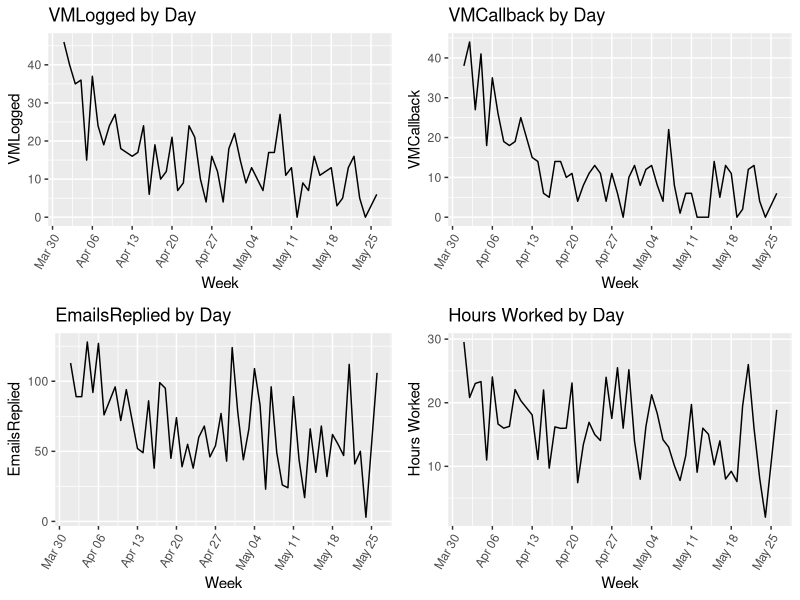

Generate this figure with R:
## ---- chunk 1
knitr::opts_chunk$set(echo = TRUE)
library(dplyr)
## ---- chunk 2

df <- read.csv('WFHReport.csv')
colnames(df) <- c("Timestamp", "Name", "ShiftName", "Date",
                  "TimeStart", "TimeEnd", "VMLogged", "VMCallback",
                  "EmailsReplied", "FavMoment", "Email")
df$Date <- as.Date(as.character(df$Date), format = "%m/%d/%Y")
df$Name <- as.character(df$Name)
df$ShiftName <- as.character(df$ShiftName)
## ---- chunk 3
knitr::kable(df %>% 
               group_by(Name) %>%
               summarize(Shifts = n()) %>%
               arrange(desc(Shifts)))
## ---- chunk 4
knitr::kable(df %>% 
               group_by(ShiftName) %>%
               summarize(Shifts = n()) %>%
               arrange(desc(Shifts)))
## ---- chunk 5
alldays <- seq(min(df$Date),max(df$Date), by = "1 day")
missingDates <- alldays[which(!alldays %in% df$Date)]
## ---- chunk 6
df$HoursWorked <- difftime(as.POSIXlt(paste(df$Date, df$TimeEnd), format = "%Y-%m-%d %r"), 
                           as.POSIXlt(paste(df$Date, df$TimeStart), format = "%Y-%m-%d %r"), 
                           units = "mins")
## ---- chunk 7
knitr::kable(df[df$HoursWorked<0 & !is.na(df$Name),
                c("Timestamp", "Name","Date","TimeStart", "TimeEnd")])
## ---- chunk 8
df$TimeEnd <- as.POSIXlt(paste(df$Date, df$TimeEnd), format = "%Y-%m-%d %r")
df$TimeStart <- as.POSIXlt(paste(df$Date, df$TimeStart), format = "%Y-%m-%d %r")
df$TimeEnd[df$HoursWorked<0] <- df$TimeEnd[df$HoursWorked<0] + 12*60*60

df$HoursWorked <- difftime(df$TimeEnd, df$TimeStart, units = "mins")
## ---- chunk 9
daily <- df %>%
  group_by(Date) %>% 
  summarise(VMLogged = sum(VMLogged),
            VMCallback = sum(VMCallback),
            EmailsReplied = sum(EmailsReplied),
            HoursWorked = round(sum(HoursWorked)/60, digits = 2))
daily$weekLabels <- cut(as.Date(daily$Date), "week")
weekLabels <- as.Date(as.character(unique(daily$weekLabels)), format = "%m/%d%/Y")

library(ggplot2)
library(lubridate)
library(gridExtra)

p1 <- ggplot(daily, aes(x=Date, y=as.numeric(HoursWorked))) +
  geom_line() + 
  xlab("Week") +
  ylab("Hours Worked") +
  ggtitle("Hours Worked by Day") +
  scale_x_date(date_breaks = "1 week", date_labels = "%b %d") +
  theme(axis.text.x=element_text(angle=60, hjust=1)) 

p2 <- ggplot(daily, aes(x=Date, y=as.numeric(VMLogged))) +
  geom_line() + 
  xlab("Week") +
  ylab("VMLogged") +
  ggtitle("VMLogged by Day") +
  scale_x_date(date_breaks = "1 week", date_labels = "%b %d") +
  theme(axis.text.x=element_text(angle=60, hjust=1)) 

p3 <- ggplot(daily, aes(x=Date, y=as.numeric(VMCallback))) +
  geom_line() + 
  xlab("Week") +
  ylab("VMCallback") +
  ggtitle("VMCallback by Day") +
  scale_x_date(date_breaks = "1 week", date_labels = "%b %d") +
  theme(axis.text.x=element_text(angle=60, hjust=1)) 

p4 <- ggplot(daily, aes(x=Date, y=as.numeric(EmailsReplied))) +
  geom_line() + 
  xlab("Week") +
  ylab("EmailsReplied") +
  ggtitle("EmailsReplied by Day") +
  scale_x_date(date_breaks = "1 week", date_labels = "%b %d") +
  theme(axis.text.x=element_text(angle=60, hjust=1)) 
## ---- chunk 10
grid.arrange(p2,p3,p4,p1, ncol = 2)
## ---- chunk 11
weekly <- daily %>%
               group_by(weekLabels) %>%
               summarise(Mean_VMLogged = round(mean(VMLogged),digits=2),
                         Mean_VMCallback = round(mean(VMCallback),digits=2),
                         Mean_EmailsReplied = round(mean(EmailsReplied),digits=2),
                         Mean_HoursWorked = as.numeric(round(mean(HoursWorked), digits=2)))
knitr::kable(weekly)
## ---- chunk 12
library(forecast)

for(i in 1:length(missingDates)){
  daily[nrow(daily)+1,] <- NA
  daily$Date[nrow(daily)] <- missingDates[i]
  daily$VMLogged[nrow(daily)] <- 0
  daily$VMCallback[nrow(daily)] <- 0
  daily$EmailsReplied[nrow(daily)] <- 0
  daily$HoursWorked[nrow(daily)] <- 0
  daily$weekLabels[nrow(daily)] <- cut(as.Date(missingDates[i]), "week")
}
daily <- daily[order(daily$Date),]
daily$MinsWorked <- as.numeric(daily$HoursWorked)*60

daily <- timeSeries::as.ts(daily)
summary(tslm(MinsWorked ~ VMLogged + VMCallback + EmailsReplied, data = daily))
